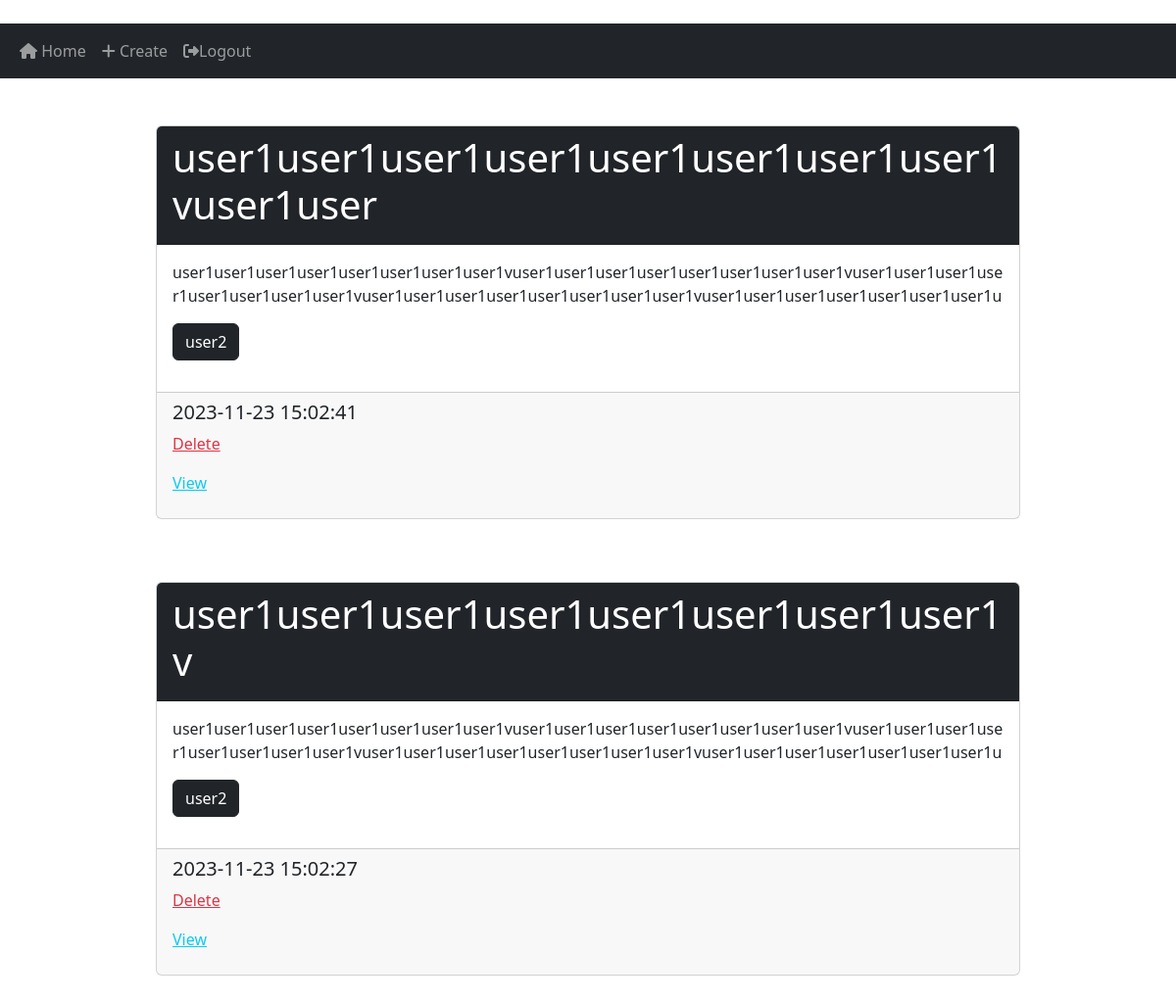
Screenshot of / (signed in) with the database file from the repository.
### website/models.py (models this page shows)
class Post(db.Model):
    id = db.Column(db.Integer, primary_key=True)
    title = db.Column(db.String)  #learn
    text = db.Column(db.Text, nullable=False) #nullable mean is if input is empty
    author_id = db.Column(db.Integer(), db.ForeignKey('user.id', ondelete="CASCADE"), nullable=False) #please find more information for this line
    date_created = db.Column(db.DateTime(timezone=True), default=func.now())
    comments = db.relationship('Comment', backref='comentcha', passive_deletes=True)

class User(db.Model, UserMixin):
    id = db.Column(db.Integer, primary_key=True)
    email = db.Column(db.String(150), unique=True)
    username = db.Column(db.String(150), unique=True)
    password = db.Column(db.String(50))
    date_created = db.Column(db.DateTime(timezone=True), default=func.now())
    posts = db.relationship('Post', backref='usercha', passive_deletes=True)  #backref is important part!!!

### website/views.py (the view)
@views.route('/')
@login_required
def home():
    return render_template('home.html', user=current_user, posts=Post)

### website/__init__.py (called while the page is built)
def create_app():
    app = Flask(__name__)
    app.config['SECRET_KEY'] = 'asdsadsadasfasdasda'
    app.config['SQLALCHEMY_DATABASE_URI'] = f'sqlite:///{DB_NAME}'
    db.init_app(app)
    from .views import views
    from .auth import auth
    from .models import User, Post
    with app.app_context():
        db.create_all()
    app.register_blueprint(views, url_prefix='/')
    app.register_blueprint(auth, url_prefix='/')
    login_manager = LoginManager()
    login_manager.login_view = 'auth.login'
    login_manager.init_app(app)
    @login_manager.user_loader
    def load_user(id):
        return User.query.get(int(id))
    return app

### website/templates/home.html (shortened to what this page needs)
﻿{% extends 'base.html' %}
{% block content %}
<br>
{% for post in posts.query.all()[::-1] %}
    <br>
    <div class="post card mb-3 w-75 mx-auto">
        <div class="card-title card-header bg-dark text-white">
            <h1>{{ post.title[:50] }}</h1>
        </div>
        <div class="card-body">
            <p>{{ post.text[:200] }}<p>
            <a href="/posts/{{ post.usercha.username }}" class="btn btn-dark">{{post.usercha.username }}</a>
        </div>
        <div class="card-footer">
            <h5>{{ post.date_created }}</h5>
            {% if post.author_id == user.id %}
            <p><a href="/delete/{{ post.id }}" class="link-danger">Delete</a></p>
            {% endif %}
            <p><a href="/post/{{ post.id }}" class="link-info">View</a></p>
        </div>
    </div>
    <br>
{% endfor %}
{% endblock %}

### website/templates/base.html (shortened to what this page needs)
﻿<!DOCTYPE html>
<html lang="en">
<head>
    <link rel="stylesheet" href="https://cdnjs.cloudflare.com/ajax/libs/font-awesome/6.4.2/css/all.min.css" />
    <link href="https://cdn.jsdelivr.net/npm/bootstrap@5.3.2/dist/css/bootstrap.min.css" rel="stylesheet">
</head>
<body>
    <nav class="navbar navbar-expand-lg navbar-dark bg-dark">
        <div class="container-fluid">
            <div class="collapse navbar-collapse" id="navbar">
                <div class="navbar-nav">
                    <a href="/" class="nav-item nav-link"><i class="fa-solid fa-house"></i> Home</a>
                    {% if user.is_authenticated %}
                    <a href="/create" class="nav-item nav-link"><i class="fa-solid fa-plus"></i> Create</a>
                    <a href="/logout" class="nav-item nav-link"><i class="fa-solid fa-right-from-bracket"></i>Logout</a>
                    {% else %}
                    <a href="/login" class="nav-item nav-link"><i class="fa-solid fa-right-to-bracket"></i> Login</a>
                    <a href="/signup" class="nav-item nav-link"><i class="fa-solid fa-user-plus"></i> Sign Up</a>
                    {% endif %}
                </div>
            </div>
        </div>
    </nav>
    <div class="container-fluid">
        {% block content %} {% endblock content %}
    </div>
</body>
</html>

### rows the page displays
Post: title "user1user1user1user1user1user1user1user1vuser1user", text "user1user1user1user1user1user1user1user1vuser1user1user1user1user1user1user1user1vuser1user1user1user1user1user1user1user1vuser1user1user1user1user1user1user1user1vuser1user1user1user1user1user1user1u", usercha.username "user2", date_created "2023-11-23 15:02:41"
Post: title "user1user1user1user1user1user1user1user1v", text "user1user1user1user1user1user1user1user1vuser1user1user1user1user1user1user1user1vuser1user1user1user1user1user1user1user1vuser1user1user1user1user1user1user1user1vuser1user1user1user1user1user1user1u", usercha.username "user2", date_created "2023-11-23 15:02:27"
